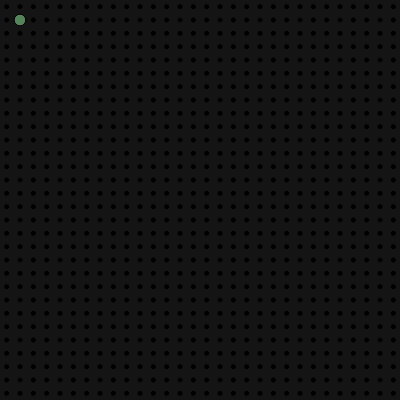
Frame 1 (no input)
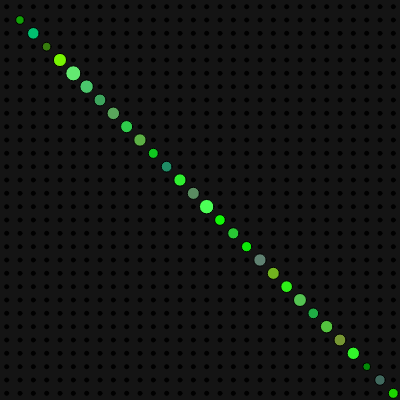
Frame 60 (no input)
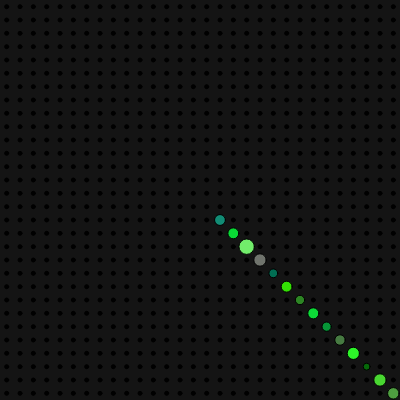
Frame 120 (the mouse pressed at the canvas centre since frame 60)

The p5.js sketch that drew these frames (run headless with seeded random() and noise() and a simulated clock; from frame 60 on, the mouse is pressed at the canvas centre):

// p5.js sketch
// ── sketch.js
let canvasW = 400;
let canvasH = 400;
let w = 30;
let h = 30;
let sizeX;
let sizeY;
let grid;

function setup() {
  createCanvas(canvasW, canvasH);

  sizeX = canvasW/w;
  sizeY = canvasH/h;

  // initialize
  grid = new Array(w);
  for (let i=0; i<w; i++) {
    grid[i] = new Array(h);
    for (let j=0; j<h; j++) {
      grid[i][j] = [0,0,0];
    }
  }
}

function draw() {
  background(20);
  
  // color at cursor
  let i = int(min(max(0,mouseX/sizeX),w-1));
  let j = int(min(max(0,mouseY/sizeY),h-1));
  grid[i][j] = [random(120), random(100,255), random(120)];

  // 
  for (let i=w-1; i>=0; i--) {
    for (let j=h-1; j>=0; j--) {
      if (i==0 || j==0) {
        grid[i][j] = [0, 0, 0];
      } else {
        grid[i][j] = grid[i-1][j-1];
      }
    }
  }

  // draw
  for (let i=0; i<w; i++) {
    for (let j=0; j<h; j++) {
      fill(grid[i][j]);
      let s = ((grid[i][j][0] + grid[i][j][1] + grid[i][j][2]) / 40) + 4;
      circle(i*sizeX+sizeX/2, j*sizeY+sizeY/2, s);
    }
  }
}
